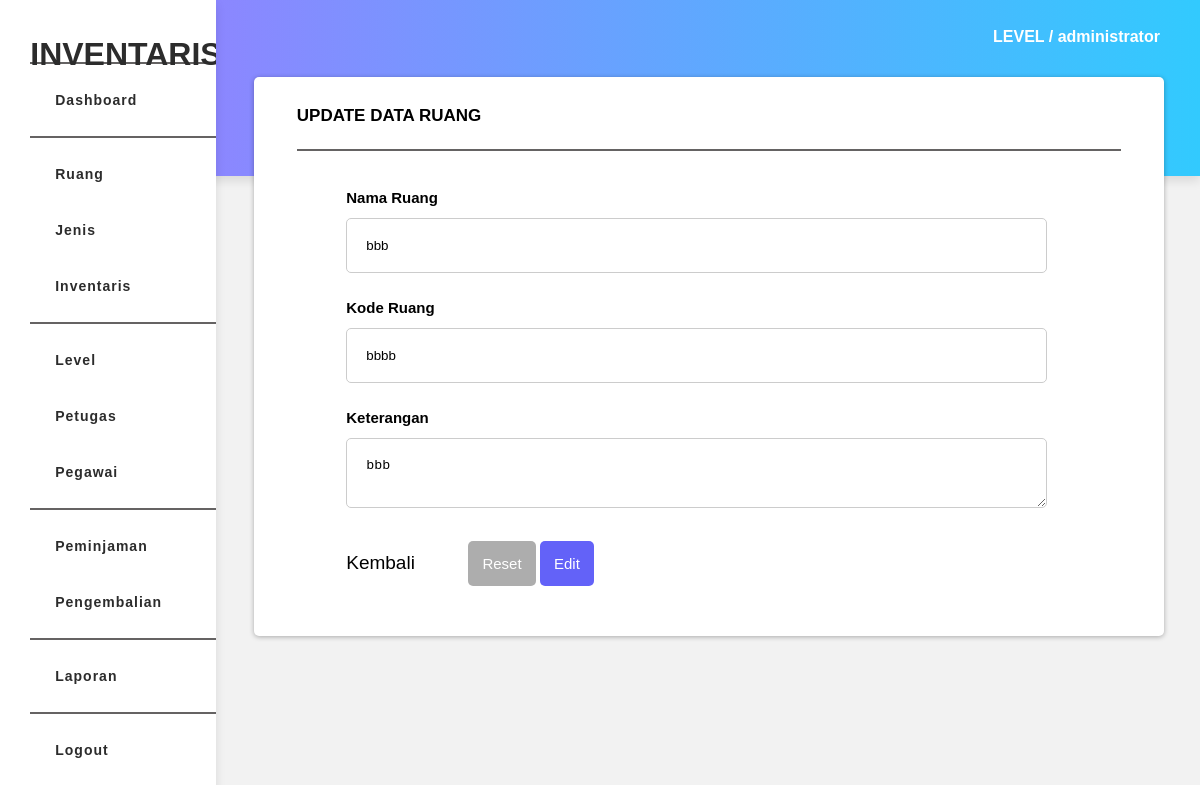
Screenshot of /views/ruang/update_ruang.php?id=3 (signed in) with the database file from the repository.
### tables this page shows
CREATE TABLE `ruang` (
  `id_ruang` int(11) NOT NULL,
  `nama_ruang` varchar(20) NOT NULL,
  `kode_ruang` varchar(10) NOT NULL,
  `keterangan` text NOT NULL
);

### function/connect.php (called while the page is built, shortened)
<?php
class Connect
{
    private $host = 'localhost';
    private $user = 'root';
    private $pass = '';
    private $db   = 'inventaris';
    function __construct()
    {
        $this->conn = new mysqli($this->host, $this->user, $this->pass, $this->db);
    }
}
?>

### function/f_ruang.php (called while the page is built, shortened)
<?php
include 'connect.php';
class Ruang extends Connect
{
    public function view_edit($id)
    {
        $query = "SELECT * FROM ruang WHERE id_ruang = '$id'";
        $hasil = $this->conn->query($query);
        while($row = $hasil->fetch_array())
        {
            $result[] = $row;
        }
        return $result;
    }
}
?>

### views/ruang/update_ruang.php (the view, shortened to what this page needs)
<?php
	include '../../function/f_ruang.php';
	$ruang = new Ruang();
	$id = $_GET['id'];
	$data = $ruang->view_edit($id);
?>
<!DOCTYPE html>
<html>
<head>
	<link rel="stylesheet" href="../../assets/css/style.css">
</head>
<body>
		<?php include '../../page/dashboard/sidebar.php'; ?>
	<div class="container">
		<div class="text-level" style="margin-top: 3%;">
			<h4>LEVEL / <?php echo $_SESSION['level']; ?></h4>
		</div>
		<div class="section">
				<div class="text-table">
						<h4>Update Data Ruang</h4>
				</div>
				<hr class="line">
				<div class="form-section">
						<form method="post">
						<?php
							foreach($data as $row){
						?>
								<div class="form-input">
										<label class="form-lb">Nama Ruang</label>
										<input type="text" name="nama_ruang" class="form-line" placeholder="Nama Ruang" value="<?php echo $row['nama_ruang']; ?>">
								</div>
								<div class="form-input">
										<label class="form-lb">Kode Ruang</label>
										<input type="text" name="kode_ruang" class="form-line" placeholder="Kode Ruang" value="<?php echo $row['kode_ruang']; ?>">
								</div>
								<div class="form-input">
										<label class="form-lb">Keterangan</label>
										<textarea class="form-line" name="keterangan" placeholder="Keterangan..."><?php echo $row['keterangan']; ?></textarea>
								</div>
								<div class="form-btn">
										<a href="view_ruang.php" class="link">Kembali</a>
										<input type="reset" name="reset" class="btn btn-grey" value="Reset" style="margin-left: 7%;">
										<input type="submit" name="submit" class="btn btn-black" value="Edit">
								</div>
							<?php } ?>
						</form>
				</div>
		</div>
	</div>
</body>
</html>

### assets/css/style.css (style rules this page uses)
body { background-color: #f2f2f2; font-family: sans-serif; }
a { text-decoration: none; }
.link { color: black; font-size: 19px; }
.btn-black { background-color: #6362f8 !important; }
.btn-grey { background-color: #adadad !important; }
.btn { color: #fff; padding: 14px; font-size: 15px; border: none; border-radius: 5px; cursor: pointer; }
.container { margin-left: 20%; margin-top: 1%; position: relative; }
.text-level { margin-left: 79%; margin-top: -3.5%; font-family: sans-serif; color: #fff; }
.section { background-color: #fff; padding: 30px 43px; box-shadow: 0 1px 5px rgba(0, 0, 0, 0.3); display: inline-block; width: 87%; margin: 9px; border-radius: 5px; margin-bottom: 5%; }
.text-table { margin-top: -23px; font-size: 17px; text-transform: uppercase; }
.line { border: 0.5px solid #656363; }
.form-section { margin-left: 6%; margin-right: 9%; margin-top: 3%; }
.form-input { display: grid; padding: 13px 0px; }
.form-line, select { padding: 19px; margin-top: 12px; border: 1px solid #ccc; border-radius: 5px; }
.form-lb { font-size: 15px; font-weight: bold; }
.form-btn { margin-top: 20px; margin-bottom: 20px; }

### rows the page displays
ruang: nama_ruang "bbb", kode_ruang "bbbb", keterangan "bbb"

### other values shown
$_SESSION['level'] "administrator"
